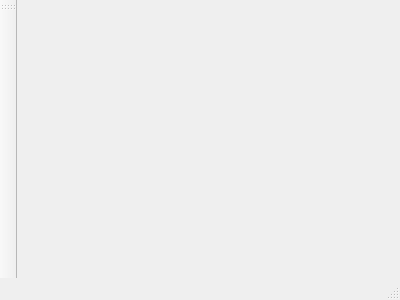
<?xml version="1.0" encoding="UTF-8"?>
<ui version="4.0">
 <class>MainWindow</class>
 <widget class="QMainWindow" name="MainWindow">
  <property name="geometry">
   <rect>
    <x>0</x>
    <y>0</y>
    <width>400</width>
    <height>300</height>
   </rect>
  </property>
  <property name="windowTitle">
   <string>MainWindow</string>
  </property>
  <widget class="QWidget" name="centralWidget"/>
  <widget class="QMenuBar" name="menuBar">
   <property name="geometry">
    <rect>
     <x>0</x>
     <y>0</y>
     <width>400</width>
     <height>22</height>
    </rect>
   </property>
  </widget>
  <widget class="QToolBar" name="mainToolBar">
   <attribute name="toolBarArea">
    <enum>LeftToolBarArea</enum>
   </attribute>
   <attribute name="toolBarBreak">
    <bool>false</bool>
   </attribute>
  </widget>
  <widget class="QStatusBar" name="statusBar"/>
 </widget>
 <layoutdefault spacing="6" margin="11"/>
 <resources/>
 <connections/>
</ui>
